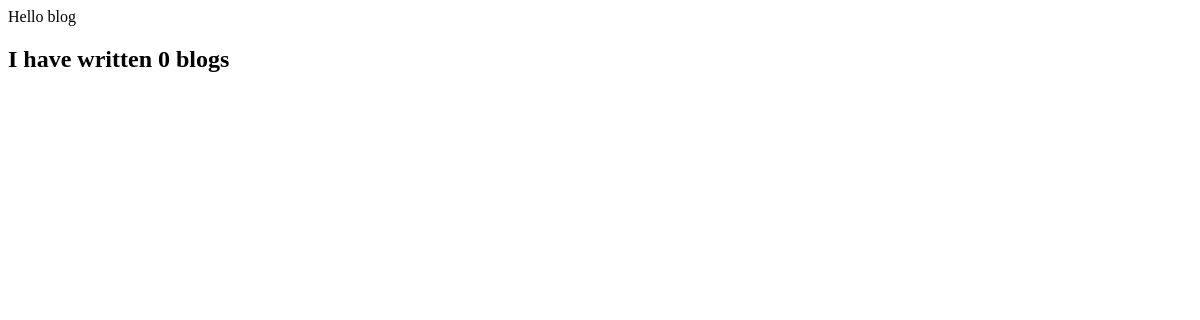
The page /blog/ on the database as committed earlier.
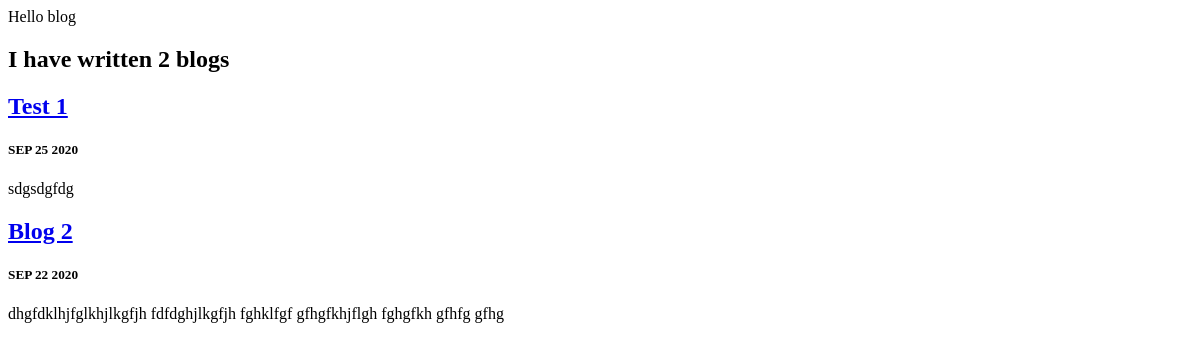
The same page on the database as committed later.
### blog/models.py (models this page shows, shortened)
class Blog(models.Model):
    title=models.CharField(max_length=200)
    description=models.TextField()
    date=models.DateField()

### blog/views.py (the view)
# urls.py: path('',views.all_blogs,name='all_blogs'),
def all_blogs(request):
    blogs = Blog.objects.order_by('-date')
    return render(request, 'blog/all_blogs.html', {'blogs': blogs})

### blog/templates/blog/all_blogs.html (shortened to what this page needs)
<h2>I have written {{ blogs.count }} blog{{ blogs.count|pluralize }}</h2>
{% for blog in blogs %}
    <a href="{% url 'blog:detail' blog.id %}"><h2>{{ blog.title }}</h2></a>
    <h5>{{ blog.date|date:'M d Y'|upper }}</h5>
    <p>{{ blog.description|safe|truncatechars:100 }}</p>
{% endfor %}

Rows that differ between the two databases and show on the page:
added Blog: title "Test 1", date "SEP 25 2020", description "sdgsdgfdg"
added Blog: title "Blog 2", date "SEP 22 2020", description "dhgfdklhjfglkhjlkgfjh fdfdghjlkgfjh fghklfgf gfhgfkhjflgh fghgfkh gfhfg gfhg"
Other text that changed with them:
{{ blogs.count }}: "0" → "2"
